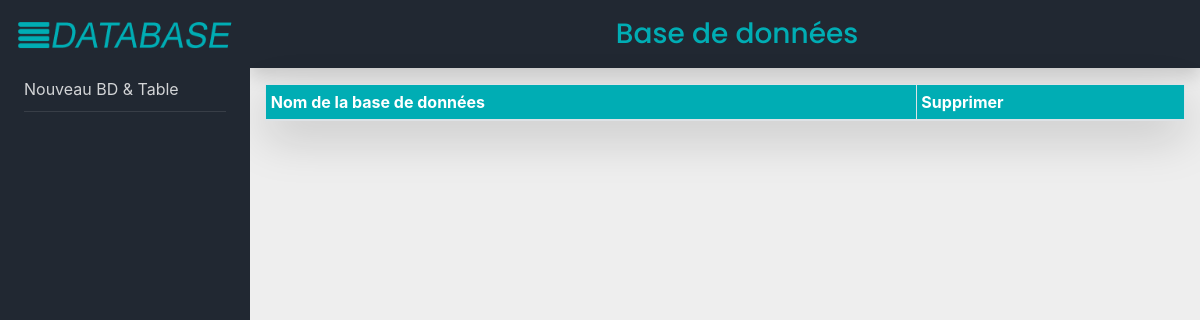
Before: /dataBases.php with the older database file.
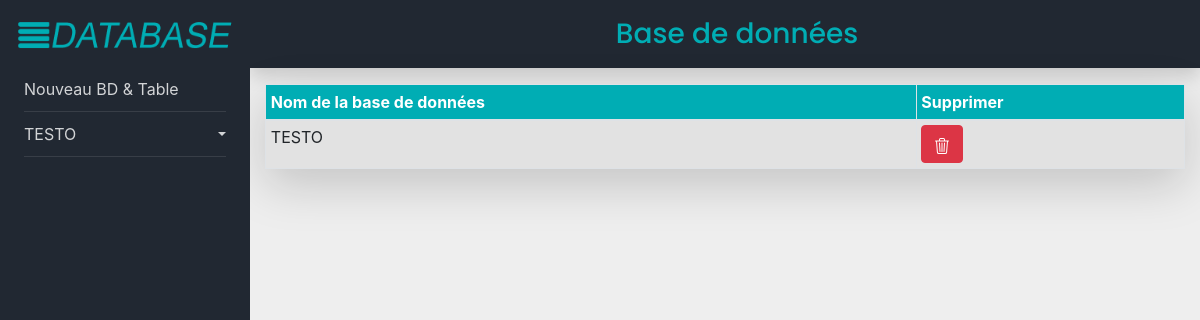
After: the same page with the newer database file.
### tables this page shows
CREATE TABLE IF NOT EXISTS `dbs` (
  `Name` varchar(100) NOT NULL,
  PRIMARY KEY (`Name`)
);

### Classes/GestionTables.php (the view, shortened to what this page needs)
<?php
class GestionTables{
                                    while($row = $results5->fetch_row()){?>
   <?php }
   public static function SideBarButtons(){
    include "Connection.php";
    $sql = "SELECT * FROM `dbs`";
					$results =  $cnx->query($sql);
					while($row = $results->fetch_assoc()){
						echo '<li ><a href="#'.$row['Name'].'" id ="'.$row['Name'].'" data-toggle="collapse" aria-expanded="false" class="dropdown-toggle">'.$row['Name'].'</a>
						<ul class="collapse list-unstyled" id="'.$row['Name'].'">';
						echo '</ul></li>';
					}
   }
            ?>
   <?php }
   public static  function LoadDb()
   {
        include "Connection.php";
        $sql = "SELECT `Name` FROM `dbs`";
        $res = $cnx->query($sql);
        while($row = $res->fetch_assoc()){
            ?>
            <tr>
                <td><?php echo $row['Name'] ;?></td>
                <td> <a href="Delete.php?base=<?php echo $row['Name'];?>" class="btn btn-danger" id="Supprimer"></a></td>
            </tr>
        <?php }
   }
}
?>

Changed rows visible on the page:
added dbs: Name "TESTO"
